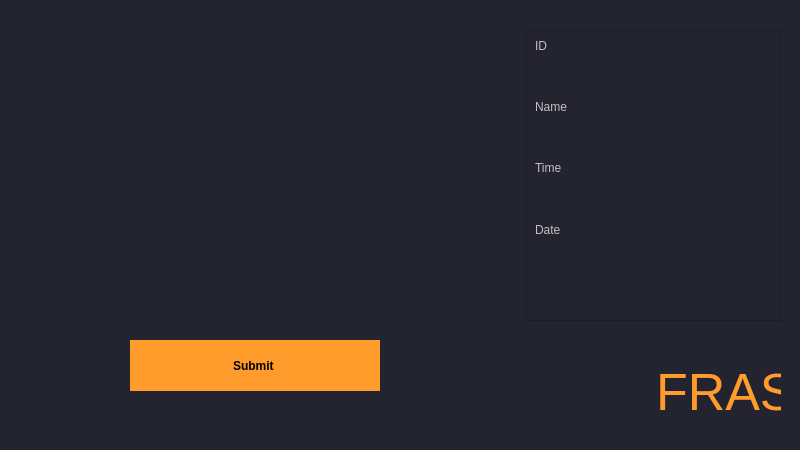
<?xml version="1.0" encoding="UTF-8"?>
<ui version="4.0">
 <class>MainWindow</class>
 <widget class="QMainWindow" name="MainWindow">
  <property name="geometry">
   <rect>
    <x>0</x>
    <y>0</y>
    <width>800</width>
    <height>450</height>
   </rect>
  </property>
  <property name="sizePolicy">
   <sizepolicy hsizetype="Fixed" vsizetype="Fixed">
    <horstretch>0</horstretch>
    <verstretch>0</verstretch>
   </sizepolicy>
  </property>
  <property name="minimumSize">
   <size>
    <width>800</width>
    <height>450</height>
   </size>
  </property>
  <property name="maximumSize">
   <size>
    <width>800</width>
    <height>450</height>
   </size>
  </property>
  <property name="windowTitle">
   <string>MainWindow</string>
  </property>
  <property name="styleSheet">
   <string notr="true">/*Copyright (c) DevSec Studio. All rights reserved.

MIT License

Permission is hereby granted, free of charge, to any person obtaining a copy
of this software and associated documentation files (the &quot;Software&quot;), to deal
in the Software without restriction, including without limitation the rights
to use, copy, modify, merge, publish, distribute, sublicense, and/or sell
copies of the Software, and to permit persons to whom the Software is
furnished to do so, subject to the following conditions:

The above copyright notice and this permission notice shall be included in all
copies or substantial portions of the Software.

THE SOFTWARE IS PROVIDED *AS IS*, WITHOUT WARRANTY OF ANY KIND, EXPRESS OR
IMPLIED, INCLUDING BUT NOT LIMITED TO THE WARRANTIES OF MERCHANTABILITY,
FITNESS FOR A PARTICULAR PURPOSE AND NONINFRINGEMENT. IN NO EVENT SHALL THE
AUTHORS OR COPYRIGHT HOLDERS BE LIABLE FOR ANY CLAIM, DAMAGES OR OTHER
LIABILITY, WHETHER IN AN ACTION OF CONTRACT, TORT OR OTHERWISE, ARISING FROM,
OUT OF OR IN CONNECTION WITH THE SOFTWARE OR THE USE OR OTHER DEALINGS IN THE SOFTWARE.
*/

/*-----QWidget-----*/
QWidget
{
	background-color: #232430;
	color: #000000;
	border-color: #000000;

}


/*-----QLabel-----*/
QLabel
{
	background-color: #232430;
	color: #c1c1c1;
	border-color: #000000;

}


/*-----QPushButton-----*/
QPushButton
{
	background-color: #ff9c2b;
	color: #000000;
	font-weight: bold;
	border-style: solid;
	border-color: #000000;
	padding: 6px;

}


QPushButton::hover
{
	background-color: #ffaf5d;

}


QPushButton::pressed
{
	background-color: #dd872f;

}


/*-----QToolButton-----*/
QToolButton
{
	background-color: #ff9c2b;
	color: #000000;
	font-weight: bold;
	border-style: solid;
	border-color: #000000;
	padding: 6px;

}


QToolButton::hover
{
	background-color: #ffaf5d;

}


QToolButton::pressed
{
	background-color: #dd872f;

}


/*-----QLineEdit-----*/
QLineEdit
{
	background-color: #38394e;
	color: #c1c1c1;
	border-style: solid;
	border-width: 1px;
	border-color: #4a4c68;

}


/*-----QTableView-----*/
QTableView, 
QHeaderView, 
QTableView::item 
{
	background-color: #232430;
	color: #c1c1c1;
	border: none;

}


QTableView::item:selected 
{ 
    background-color: #41424e;
    color: #c1c1c1;

}


QHeaderView::section:horizontal 
{
    background-color: #232430;
	border: 1px solid #37384d;
	padding: 5px;

}


QTableView::indicator{
	background-color: #1d1d28;
	border: 1px solid #37384d;

}


QTableView::indicator:checked{
	image:url(&quot;./ressources/check.png&quot;); /*To replace*/
	background-color: #1d1d28;

}

/*-----QTabWidget-----*/
QTabWidget::pane 
{ 
    border: none;

}


QTabWidget::tab-bar 
{
    left: 5px; 

}


QTabBar::tab 
{
    color: #c1c1c1;
    min-width: 1px;
	padding-left: 25px;
	margin-left:-22px;
    height: 28px;
	border: none;

}


QTabBar::tab:selected 
{
    color: #c1c1c1;
	font-weight: bold;
    height: 28px;

}


QTabBar::tab:!first 
{
    margin-left: -20px;

}


QTabBar::tab:hover 
{
    color: #DDD;

}


/*-----QScrollBar-----*/
QScrollBar:horizontal 
{
    background-color: transparent;
    height: 8px;
    margin: 0px;
    padding: 0px;

}


QScrollBar::handle:horizontal 
{
    border: none;
	min-width: 100px;
    background-color: #56576c;

}


QScrollBar::add-line:horizontal, 
QScrollBar::sub-line:horizontal,
QScrollBar::add-page:horizontal, 
QScrollBar::sub-page:horizontal 
{
    width: 0px;
    background-color: transparent;

}


QScrollBar:vertical 
{
    background-color: transparent;
    width: 8px;
    margin: 0;

}


QScrollBar::handle:vertical 
{
    border: none;
	min-height: 100px;
    background-color: #56576c;

}


QScrollBar::add-line:vertical, 
QScrollBar::sub-line:vertical,
QScrollBar::add-page:vertical, 
QScrollBar::sub-page:vertical 
{
    height: 0px;
    background-color: transparent;

}
</string>
  </property>
  <widget class="QWidget" name="centralwidget">
   <widget class="QWidget" name="horizontalLayoutWidget">
    <property name="geometry">
     <rect>
      <x>20</x>
      <y>30</y>
      <width>761</width>
      <height>291</height>
     </rect>
    </property>
    <layout class="QHBoxLayout" name="horizontalLayout">
     <item>
      <widget class="QLabel" name="Feed">
       <property name="sizePolicy">
        <sizepolicy hsizetype="Fixed" vsizetype="Fixed">
         <horstretch>0</horstretch>
         <verstretch>0</verstretch>
        </sizepolicy>
       </property>
       <property name="minimumSize">
        <size>
         <width>500</width>
         <height>282</height>
        </size>
       </property>
       <property name="text">
        <string/>
       </property>
      </widget>
     </item>
     <item>
      <widget class="QFrame" name="frame_2">
       <property name="frameShape">
        <enum>QFrame::StyledPanel</enum>
       </property>
       <property name="frameShadow">
        <enum>QFrame::Raised</enum>
       </property>
       <widget class="QWidget" name="verticalLayoutWidget">
        <property name="geometry">
         <rect>
          <x>9</x>
          <y>9</y>
          <width>231</width>
          <height>271</height>
         </rect>
        </property>
        <layout class="QVBoxLayout" name="verticalLayout">
         <item>
          <layout class="QFormLayout" name="formLayout_2">
           <item row="0" column="0">
            <widget class="QLabel" name="ID_label">
             <property name="text">
              <string>ID</string>
             </property>
            </widget>
           </item>
           <item row="0" column="1">
            <widget class="QLabel" name="id_dis">
             <property name="text">
              <string/>
             </property>
            </widget>
           </item>
           <item row="2" column="0">
            <widget class="QLabel" name="Name_label">
             <property name="text">
              <string>Name</string>
             </property>
            </widget>
           </item>
           <item row="2" column="1">
            <widget class="QLabel" name="name_dis">
             <property name="text">
              <string/>
             </property>
            </widget>
           </item>
           <item row="4" column="0">
            <widget class="QLabel" name="time_label">
             <property name="text">
              <string>Time</string>
             </property>
            </widget>
           </item>
           <item row="4" column="1">
            <widget class="QLabel" name="time_dis">
             <property name="text">
              <string/>
             </property>
            </widget>
           </item>
           <item row="6" column="0">
            <widget class="QLabel" name="Date_label">
             <property name="text">
              <string>Date</string>
             </property>
            </widget>
           </item>
           <item row="6" column="1">
            <widget class="QLabel" name="date_dis">
             <property name="text">
              <string/>
             </property>
            </widget>
           </item>
           <item row="1" column="1">
            <spacer name="verticalSpacer_2">
             <property name="orientation">
              <enum>Qt::Vertical</enum>
             </property>
             <property name="sizeHint" stdset="0">
              <size>
               <width>20</width>
               <height>40</height>
              </size>
             </property>
            </spacer>
           </item>
           <item row="3" column="1">
            <spacer name="verticalSpacer_3">
             <property name="orientation">
              <enum>Qt::Vertical</enum>
             </property>
             <property name="sizeHint" stdset="0">
              <size>
               <width>20</width>
               <height>40</height>
              </size>
             </property>
            </spacer>
           </item>
           <item row="5" column="1">
            <spacer name="verticalSpacer_4">
             <property name="orientation">
              <enum>Qt::Vertical</enum>
             </property>
             <property name="sizeHint" stdset="0">
              <size>
               <width>20</width>
               <height>40</height>
              </size>
             </property>
            </spacer>
           </item>
           <item row="7" column="1">
            <spacer name="verticalSpacer">
             <property name="orientation">
              <enum>Qt::Vertical</enum>
             </property>
             <property name="sizeHint" stdset="0">
              <size>
               <width>20</width>
               <height>40</height>
              </size>
             </property>
            </spacer>
           </item>
          </layout>
         </item>
         <item>
          <widget class="QLabel" name="Status">
           <property name="sizePolicy">
            <sizepolicy hsizetype="Preferred" vsizetype="Fixed">
             <horstretch>0</horstretch>
             <verstretch>0</verstretch>
            </sizepolicy>
           </property>
           <property name="font">
            <font>
             <pointsize>17</pointsize>
            </font>
           </property>
           <property name="text">
            <string/>
           </property>
           <property name="alignment">
            <set>Qt::AlignCenter</set>
           </property>
          </widget>
         </item>
        </layout>
       </widget>
      </widget>
     </item>
    </layout>
   </widget>
   <widget class="QPushButton" name="submit_button">
    <property name="geometry">
     <rect>
      <x>130</x>
      <y>340</y>
      <width>250</width>
      <height>51</height>
     </rect>
    </property>
    <property name="text">
     <string>Submit </string>
    </property>
   </widget>
   <widget class="QWidget" name="horizontalLayoutWidget_2">
    <property name="geometry">
     <rect>
      <x>590</x>
      <y>360</y>
      <width>191</width>
      <height>65</height>
     </rect>
    </property>
    <layout class="QHBoxLayout" name="horizontalLayout_2">
     <item>
      <widget class="QLabel" name="Icon">
       <property name="sizePolicy">
        <sizepolicy hsizetype="Fixed" vsizetype="Fixed">
         <horstretch>0</horstretch>
         <verstretch>0</verstretch>
        </sizepolicy>
       </property>
       <property name="minimumSize">
        <size>
         <width>60</width>
         <height>60</height>
        </size>
       </property>
       <property name="maximumSize">
        <size>
         <width>60</width>
         <height>60</height>
        </size>
       </property>
       <property name="text">
        <string/>
       </property>
       <property name="pixmap">
        <pixmap>fro.png</pixmap>
       </property>
       <property name="scaledContents">
        <bool>true</bool>
       </property>
      </widget>
     </item>
     <item>
      <widget class="QLabel" name="title_label">
       <property name="sizePolicy">
        <sizepolicy hsizetype="Fixed" vsizetype="Fixed">
         <horstretch>0</horstretch>
         <verstretch>0</verstretch>
        </sizepolicy>
       </property>
       <property name="font">
        <font>
         <pointsize>39</pointsize>
        </font>
       </property>
       <property name="styleSheet">
        <string notr="true">color: rgb(255, 156, 43);</string>
       </property>
       <property name="text">
        <string>FRAS</string>
       </property>
      </widget>
     </item>
    </layout>
   </widget>
  </widget>
  <widget class="QMenuBar" name="menubar">
   <property name="geometry">
    <rect>
     <x>0</x>
     <y>0</y>
     <width>800</width>
     <height>21</height>
    </rect>
   </property>
  </widget>
  <widget class="QStatusBar" name="statusbar"/>
 </widget>
 <resources/>
 <connections/>
</ui>
